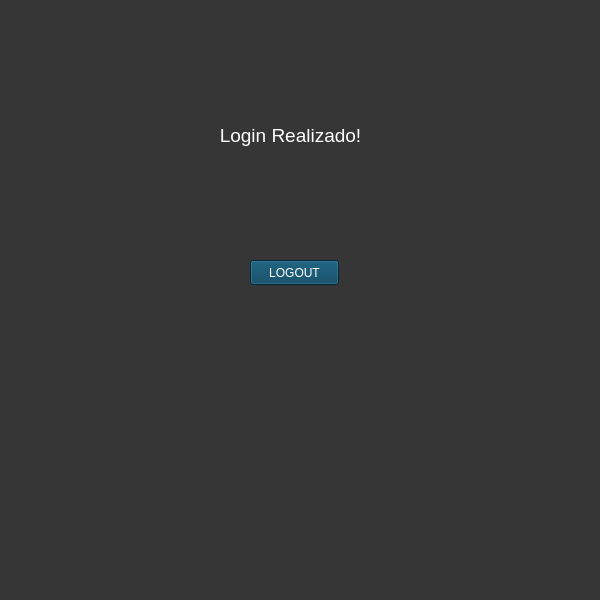
<?xml version="1.0" encoding="UTF-8"?>
<ui version="4.0">
 <class>Tela_Inicial</class>
 <widget class="QMainWindow" name="Tela_Inicial">
  <property name="geometry">
   <rect>
    <x>0</x>
    <y>0</y>
    <width>600</width>
    <height>600</height>
   </rect>
  </property>
  <property name="minimumSize">
   <size>
    <width>600</width>
    <height>600</height>
   </size>
  </property>
  <property name="windowTitle">
   <string>MainWindow</string>
  </property>
  <property name="styleSheet">
   <string notr="true">background-color: rgb(54, 54, 54);</string>
  </property>
  <widget class="QWidget" name="centralwidget">
   <widget class="QLabel" name="label">
    <property name="geometry">
     <rect>
      <x>190</x>
      <y>70</y>
      <width>201</width>
      <height>131</height>
     </rect>
    </property>
    <property name="font">
     <font>
      <pointsize>14</pointsize>
     </font>
    </property>
    <property name="styleSheet">
     <string notr="true">color: rgb(255, 255, 255);</string>
    </property>
    <property name="text">
     <string>Login Realizado!</string>
    </property>
    <property name="alignment">
     <set>Qt::AlignCenter</set>
    </property>
   </widget>
   <widget class="QPushButton" name="logout">
    <property name="geometry">
     <rect>
      <x>250</x>
      <y>260</y>
      <width>89</width>
      <height>25</height>
     </rect>
    </property>
    <property name="styleSheet">
     <string notr="true">color: rgb(255, 255, 255);
background-color: rgb(0, 62, 90);</string>
    </property>
    <property name="text">
     <string>LOGOUT</string>
    </property>
   </widget>
  </widget>
  <widget class="QMenuBar" name="menubar">
   <property name="geometry">
    <rect>
     <x>0</x>
     <y>0</y>
     <width>600</width>
     <height>22</height>
    </rect>
   </property>
  </widget>
  <widget class="QStatusBar" name="statusbar"/>
 </widget>
 <resources/>
 <connections/>
</ui>
